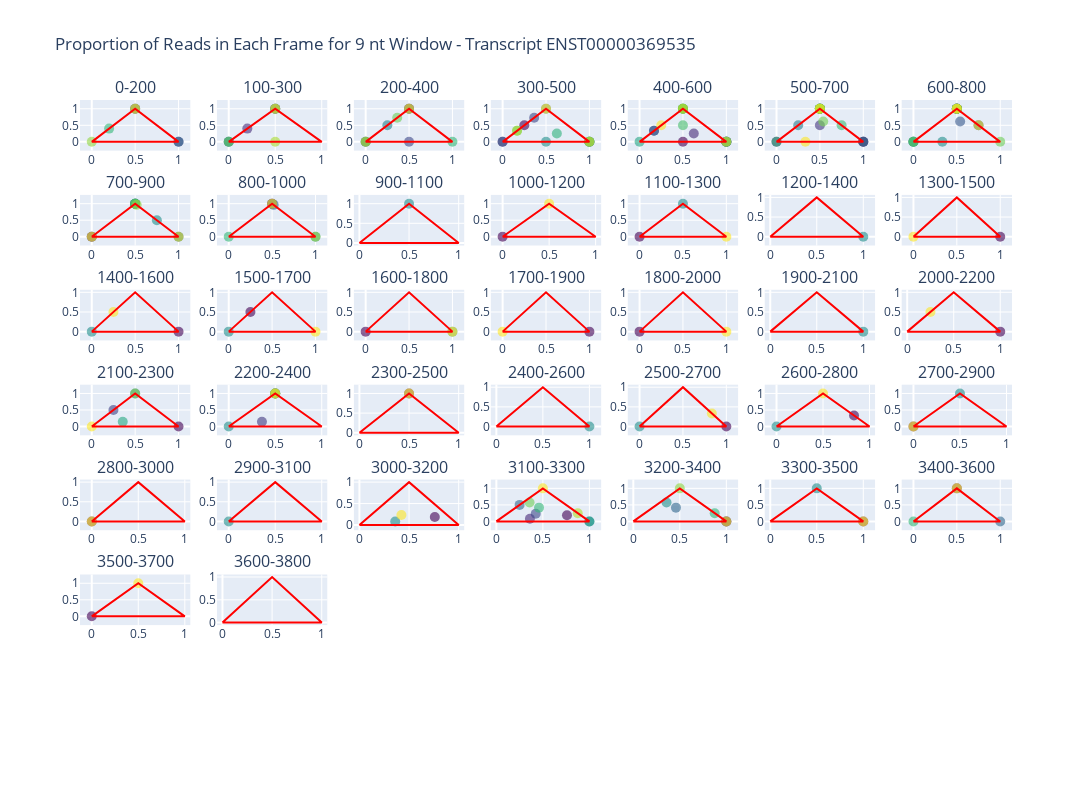
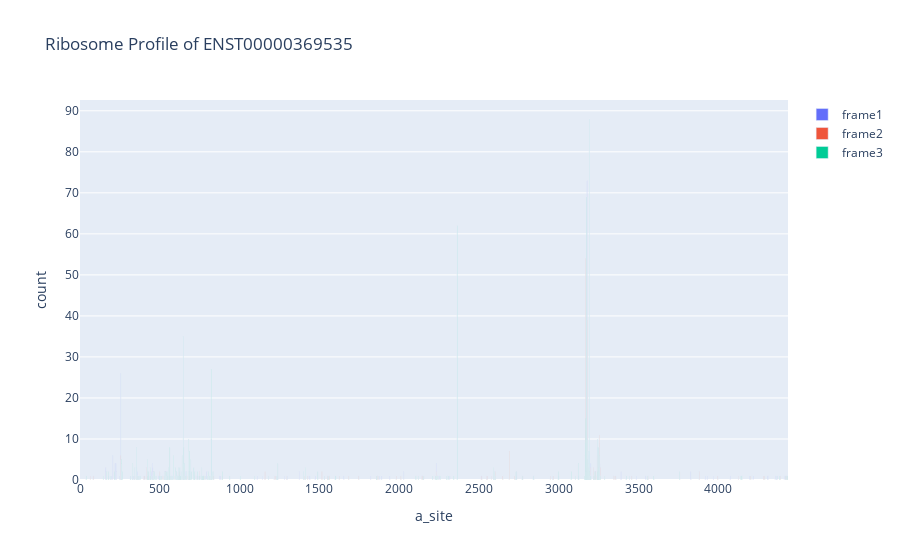

The notebook cell these images were saved under, in order:
### Code cell
plot_periodicity_triangles(df, k=9, size=200, step=100, transcript_id="ENST00000369535")
plot_profile(profile_df, "ENST00000369535")

### Figure 1 — Plotly figure (JSON) as saved in the notebook; plotly's stock layout.template omitted (floating-point values rounded to 4 significant figures)
{"data": [{"marker": {"color": [1, 2, 3, 4, 5, 6, 7], "colorscale": [[0, "#440154"], [0.1111, "#482878"], [0.2222, "#3e4989"], [0.3333, "#31688e"], [0.4444, "#26828e"], [0.5556, "#1f9e89"], [0.6667, "#35b779"], [0.7778, "#6ece58"], [0.8889, "#b5de2b"], [1, "#fde725"]], "opacity": 0.6, "size": 10}, "mode": "markers", "name": "[0, 200]", "type": "scatter", "x": [0.5, 1, 1, 0.5, 0.2, 0, 0.5], "xaxis": "x", "y": [1, 0, 0, 1, 0.4, 0, 1], "yaxis": "y"}, {"line": {"color": "red", "width": 2}, "mode": "lines+text", "text": ["", "", "", ""], "type": "scatter", "x": [0, 1, 0.5, 0], "xaxis": "x", "y": [0, 0, 1, 0], "yaxis": "y"}, {"marker": {"color": [1, 2, 3, 4, 5, 6, 7, 8, 9], "colorscale": [[0, "#440154"], [0.1111, "#482878"], [0.2222, "#3e4989"], [0.3333, "#31688e"], [0.4444, "#26828e"], [0.5556, "#1f9e89"], [0.6667, "#35b779"], [0.7778, "#6ece58"], [0.8889, "#b5de2b"], [1, "#fde725"]], "opacity": 0.6, "size": 10}, "mode": "markers", "name": "[100, 300]", "type": "scatter", "x": [0.5, 0.2, 0, 0.5, 0, 0.5, 0, 0.5, 0.5], "xaxis": "x2", "y": [1, 0.4, 0, 1, 0, 1, 0, 0, 1], "yaxis": "y2"}, {"line": {"color": "red", "width": 2}, "mode": "lines+text", "text": ["", "", "", ""], "type": "scatter", "x": [0, 1, 0.5, 0], "xaxis": "x2", "y": [0, 0, 1, 0], "yaxis": "y2"}, {"marker": {"color": [1, 2, 3, 4, 5, 6, 7, 8, 9, 10], "colorscale": [[0, "#440154"], [0.1111, "#482878"], [0.2222, "#3e4989"], [0.3333, "#31688e"], [0.4444, "#26828e"], [0.5556, "#1f9e89"], [0.6667, "#35b779"], [0.7778, "#6ece58"], [0.8889, "#b5de2b"], [1, "#fde725"]], "opacity": 0.6, "size": 10}, "mode": "markers", "name": "[200, 400]", "type": "scatter", "x": [0.5, 0, 0.5, 0.5, 0.25, 0, 1, 0.3636, 0, 0.5], "xaxis": "x3", "y": [1, 0, 0, 1, 0.5, 0, 0, 0.7273, 0, 1], "yaxis": "y3"}, {"line": {"color": "red", "width": 2}, "mode": "lines+text", "text": ["", "", "", ""], "type": "scatter", "x": [0, 1, 0.5, 0], "xaxis": "x3", "y": [0, 0, 1, 0], "yaxis": "y3"}, {"marker": {"color": [1, 2, 3, 4, 5, 6, 7, 8, 9, 10, 11, 12, 13, 14, 15], "colorscale": [[0, "#440154"], [0.1111, "#482878"], [0.2222, "#3e4989"], [0.3333, "#31688e"], [0.4444, "#26828e"], [0.5556, "#1f9e89"], [0.6667, "#35b779"], [0.7778, "#6ece58"], [0.8889, "#b5de2b"], [1, "#fde725"]], "opacity": 0.6, "size": 10}, "mode": "markers", "name": "[300, 500]", "type": "scatter", "x": [0.25, 0, 1, 0.3636, 0, 0.5, 1, 0.5, 1, 0.625, 1, 0.1667, 0.1667, 1, 0.5], "xaxis": "x4", "y": [0.5, 0, 0, 0.7273, 0, 1, 0, 0, 0, 0.25, 0, 0.3333, 0.3333, 0, 1], "yaxis": "y4"}, {"line": {"color": "red", "width": 2}, "mode": "lines+text", "text": ["", "", "", ""], "type": "scatter", "x": [0, 1, 0.5, 0], "xaxis": "x4", "y": [0, 0, 1, 0], "yaxis": "y4"}, {"marker": {"color": [1, 2, 3, 4, 5, 6, 7, 8, 9, 10, 11, 12, 13, 14, 15, 16, 17, 18], "colorscale": [[0, "#440154"], [0.1111, "#482878"], [0.2222, "#3e4989"], [0.3333, "#31688e"], [0.4444, "#26828e"], [0.5556, "#1f9e89"], [0.6667, "#35b779"], [0.7778, "#6ece58"], [0.8889, "#b5de2b"], [1, "#fde725"]], "opacity": 0.6, "size": 10}, "mode": "markers", "name": "[400, 600]", "type": "scatter", "x": [0.5, 1, 0.625, 1, 0.1667, 0.1667, 1, 0.5, 0.5, 1, 0, 1, 0.5, 0.5, 0.5, 0.5, 1, 0.25], "xaxis": "x5", "y": [0, 0, 0.25, 0, 0.3333, 0.3333, 0, 1, 1, 0, 0, 0, 0.5, 1, 1, 1, 0, 0.5], "yaxis": "y5"}, {"line": {"color": "red", "width": 2}, "mode": "lines+text", "text": ["", "", "", ""], "type": "scatter", "x": [0, 1, 0.5, 0], "xaxis": "x5", "y": [0, 0, 1, 0], "yaxis": "y5"}, {"marker": {"color": [1, 2, 3, 4, 5, 6, 7, 8, 9, 10, 11, 12, 13, 14, 15, 16, 17, 18, 19, 20], "colorscale": [[0, "#440154"], [0.1111, "#482878"], [0.2222, "#3e4989"], [0.3333, "#31688e"], [0.4444, "#26828e"], [0.5556, "#1f9e89"], [0.6667, "#35b779"], [0.7778, "#6ece58"], [0.8889, "#b5de2b"], [1, "#fde725"]], "opacity": 0.6, "size": 10}, "mode": "markers", "name": "[500, 700]", "type": "scatter", "x": [1, 0, 1, 0.5, 0.5, 0.5, 0.5, 1, 0.25, 0.5, 0.5, 0.5, 0, 0.75, 0.5, 0.5385, 0.5, 0.5, 0.5, 0.3333], "xaxis": "x6", "y": [0, 0, 0, 0.5, 1, 1, 1, 0, 0.5, 1, 1, 1, 0, 0.5, 1, 0.6154, 1, 1, 1, 0], "yaxis": "y6"}, {"line": {"color": "red", "width": 2}, "mode": "lines+text", "text": ["", "", "", ""], "type": "scatter", "x": [0, 1, 0.5, 0], "xaxis": "x6", "y": [0, 0, 1, 0], "yaxis": "y6"}, {"marker": {"color": [1, 2, 3, 4, 5, 6, 7, 8, 9, 10, 11, 12, 13, 14, 15, 16, 17, 18, 19], "colorscale": [[0, "#440154"], [0.1111, "#482878"], [0.2222, "#3e4989"], [0.3333, "#31688e"], [0.4444, "#26828e"], [0.5556, "#1f9e89"], [0.6667, "#35b779"], [0.7778, "#6ece58"], [0.8889, "#b5de2b"], [1, "#fde725"]], "opacity": 0.6, "size": 10}, "mode": "markers", "name": "[600, 800]", "type": "scatter", "x": [0.5, 0.5, 0, 0.75, 0.5, 0.5385, 0.5, 0.5, 0.5, 0.3333, 0, 0.5, 0, 0, 1, 0.5, 0.5, 0.75, 0.5], "xaxis": "x7", "y": [1, 1, 0, 0.5, 1, 0.6154, 1, 1, 1, 0, 0, 1, 0, 0, 0, 1, 1, 0.5, 1], "yaxis": "y7"}, {"line": {"color": "red", "width": 2}, "mode": "lines+text", "text": ["", "", "", ""], "type": "scatter", "x": [0, 1, 0.5, 0], "xaxis": "x7", "y": [0, 0, 1, 0], "yaxis": "y7"}, {"marker": {"color": [1, 2, 3, 4, 5, 6, 7, 8, 9, 10, 11, 12, 13], "colorscale": [[0, "#440154"], [0.1111, "#482878"], [0.2222, "#3e4989"], [0.3333, "#31688e"], [0.4444, "#26828e"], [0.5556, "#1f9e89"], [0.6667, "#35b779"], [0.7778, "#6ece58"], [0.8889, "#b5de2b"], [1, "#fde725"]], "opacity": 0.6, "size": 10}, "mode": "markers", "name": "[700, 900]", "type": "scatter", "x": [0.5, 0, 0, 1, 0.5, 0.5, 0.75, 0.5, 0.5, 0.5, 0.5179, 1, 0], "xaxis": "x8", "y": [1, 0, 0, 0, 1, 1, 0.5, 1, 1, 1, 0.9643, 0, 0], "yaxis": "y8"}, {"line": {"color": "red", "width": 2}, "mode": "lines+text", "text": ["", "", "", ""], "type": "scatter", "x": [0, 1, 0.5, 0], "xaxis": "x8", "y": [0, 0, 1, 0], "yaxis": "y8"}, {"marker": {"color": [1, 2, 3, 4, 5, 6, 7], "colorscale": [[0, "#440154"], [0.1111, "#482878"], [0.2222, "#3e4989"], [0.3333, "#31688e"], [0.4444, "#26828e"], [0.5556, "#1f9e89"], [0.6667, "#35b779"], [0.7778, "#6ece58"], [0.8889, "#b5de2b"], [1, "#fde725"]], "opacity": 0.6, "size": 10}, "mode": "markers", "name": "[800, 1000]", "type": "scatter", "x": [0.5, 0.5, 0.5179, 1, 0, 1, 0.5], "xaxis": "x9", "y": [1, 1, 0.9643, 0, 0, 0, 1], "yaxis": "y9"}, {"line": {"color": "red", "width": 2}, "mode": "lines+text", "text": ["", "", "", ""], "type": "scatter", "x": [0, 1, 0.5, 0], "xaxis": "x9", "y": [0, 0, 1, 0], "yaxis": "y9"}, {"marker": {"color": [1], "colorscale": [[0, "#440154"], [0.1111, "#482878"], [0.2222, "#3e4989"], [0.3333, "#31688e"], [0.4444, "#26828e"], [0.5556, "#1f9e89"], [0.6667, "#35b779"], [0.7778, "#6ece58"], [0.8889, "#b5de2b"], [1, "#fde725"]], "opacity": 0.6, "size": 10}, "mode": "markers", "name": "[900, 1100]", "type": "scatter", "x": [0.5], "xaxis": "x10", "y": [1], "yaxis": "y10"}, {"line": {"color": "red", "width": 2}, "mode": "lines+text", "text": ["", "", "", ""], "type": "scatter", "x": [0, 1, 0.5, 0], "xaxis": "x10", "y": [0, 0, 1, 0], "yaxis": "y10"}, {"marker": {"color": [1, 2], "colorscale": [[0, "#440154"], [0.1111, "#482878"], [0.2222, "#3e4989"], [0.3333, "#31688e"], [0.4444, "#26828e"], [0.5556, "#1f9e89"], [0.6667, "#35b779"], [0.7778, "#6ece58"], [0.8889, "#b5de2b"], [1, "#fde725"]], "opacity": 0.6, "size": 10}, "mode": "markers", "name": "[1000, 1200]", "type": "scatter", "x": [0, 0.5], "xaxis": "x11", "y": [0, 1], "yaxis": "y11"}, {"line": {"color": "red", "width": 2}, "mode": "lines+text", "text": ["", "", "", ""], "type": "scatter", "x": [0, 1, 0.5, 0], "xaxis": "x11", "y": [0, 0, 1, 0], "yaxis": "y11"}, {"marker": {"color": [1, 2, 3], "colorscale": [[0, "#440154"], [0.1111, "#482878"], [0.2222, "#3e4989"], [0.3333, "#31688e"], [0.4444, "#26828e"], [0.5556, "#1f9e89"], [0.6667, "#35b779"], [0.7778, "#6ece58"], [0.8889, "#b5de2b"], [1, "#fde725"]], "opacity": 0.6, "size": 10}, "mode": "markers", "name": "[1100, 1300]", "type": "scatter", "x": [0, 0.5, 1], "xaxis": "x12", "y": [0, 1, 0], "yaxis": "y12"}, {"line": {"color": "red", "width": 2}, "mode": "lines+text", "text": ["", "", "", ""], "type": "scatter", "x": [0, 1, 0.5, 0], "xaxis": "x12", "y": [0, 0, 1, 0], "yaxis": "y12"}, {"marker": {"color": [1], "colorscale": [[0, "#440154"], [0.1111, "#482878"], [0.2222, "#3e4989"], [0.3333, "#31688e"], [0.4444, "#26828e"], [0.5556, "#1f9e89"], [0.6667, "#35b779"], [0.7778, "#6ece58"], [0.8889, "#b5de2b"], [1, "#fde725"]], "opacity": 0.6, "size": 10}, "mode": "markers", "name": "[1200, 1400]", "type": "scatter", "x": [1], "xaxis": "x13", "y": [0], "yaxis": "y13"}, {"line": {"color": "red", "width": 2}, "mode": "lines+text", "text": ["", "", "", ""], "type": "scatter", "x": [0, 1, 0.5, 0], "xaxis": "x13", "y": [0, 0, 1, 0], "yaxis": "y13"}, {"marker": {"color": [1, 2], "colorscale": [[0, "#440154"], [0.1111, "#482878"], [0.2222, "#3e4989"], [0.3333, "#31688e"], [0.4444, "#26828e"], [0.5556, "#1f9e89"], [0.6667, "#35b779"], [0.7778, "#6ece58"], [0.8889, "#b5de2b"], [1, "#fde725"]], "opacity": 0.6, "size": 10}, "mode": "markers", "name": "[1300, 1500]", "type": "scatter", "x": [1, 0], "xaxis": "x14", "y": [0, 0], "yaxis": "y14"}, {"line": {"color": "red", "width": 2}, "mode": "lines+text", "text": ["", "", "", ""], "type": "scatter", "x": [0, 1, 0.5, 0], "xaxis": "x14", "y": [0, 0, 1, 0], "yaxis": "y14"}, {"marker": {"color": [1, 2, 3], "colorscale": [[0, "#440154"], [0.1111, "#482878"], [0.2222, "#3e4989"], [0.3333, "#31688e"], [0.4444, "#26828e"], [0.5556, "#1f9e89"], [0.6667, "#35b779"], [0.7778, "#6ece58"], [0.8889, "#b5de2b"], [1, "#fde725"]], "opacity": 0.6, "size": 10}, "mode": "markers", "name": "[1400, 1600]", "type": "scatter", "x": [1, 0, 0.25], "xaxis": "x15", "y": [0, 0, 0.5], "yaxis": "y15"}, {"line": {"color": "red", "width": 2}, "mode": "lines+text", "text": ["", "", "", ""], "type": "scatter", "x": [0, 1, 0.5, 0], "xaxis": "x15", "y": [0, 0, 1, 0], "yaxis": "y15"}, {"marker": {"color": [1, 2, 3], "colorscale": [[0, "#440154"], [0.1111, "#482878"], [0.2222, "#3e4989"], [0.3333, "#31688e"], [0.4444, "#26828e"], [0.5556, "#1f9e89"], [0.6667, "#35b779"], [0.7778, "#6ece58"], [0.8889, "#b5de2b"], [1, "#fde725"]], "opacity": 0.6, "size": 10}, "mode": "markers", "name": "[1500, 1700]", "type": "scatter", "x": [0.25, 0, 1], "xaxis": "x16", "y": [0.5, 0, 0], "yaxis": "y16"}, {"line": {"color": "red", "width": 2}, "mode": "lines+text", "text": ["", "", "", ""], "type": "scatter", "x": [0, 1, 0.5, 0], "xaxis": "x16", "y": [0, 0, 1, 0], "yaxis": "y16"}, {"marker": {"color": [1, 2, 3], "colorscale": [[0, "#440154"], [0.1111, "#482878"], [0.2222, "#3e4989"], [0.3333, "#31688e"], [0.4444, "#26828e"], [0.5556, "#1f9e89"], [0.6667, "#35b779"], [0.7778, "#6ece58"], [0.8889, "#b5de2b"], [1, "#fde725"]], "opacity": 0.6, "size": 10}, "mode": "markers", "name": "[1600, 1800]", "type": "scatter", "x": [0, 1, 1], "xaxis": "x17", "y": [0, 0, 0], "yaxis": "y17"}, {"line": {"color": "red", "width": 2}, "mode": "lines+text", "text": ["", "", "", ""], "type": "scatter", "x": [0, 1, 0.5, 0], "xaxis": "x17", "y": [0, 0, 1, 0], "yaxis": "y17"}, {"marker": {"color": [1, 2], "colorscale": [[0, "#440154"], [0.1111, "#482878"], [0.2222, "#3e4989"], [0.3333, "#31688e"], [0.4444, "#26828e"], [0.5556, "#1f9e89"], [0.6667, "#35b779"], [0.7778, "#6ece58"], [0.8889, "#b5de2b"], [1, "#fde725"]], "opacity": 0.6, "size": 10}, "mode": "markers", "name": "[1700, 1900]", "type": "scatter", "x": [1, 0], "xaxis": "x18", "y": [0, 0], "yaxis": "y18"}, {"line": {"color": "red", "width": 2}, "mode": "lines+text", "text": ["", "", "", ""], "type": "scatter", "x": [0, 1, 0.5, 0], "xaxis": "x18", "y": [0, 0, 1, 0], "yaxis": "y18"}, {"marker": {"color": [1, 2], "colorscale": [[0, "#440154"], [0.1111, "#482878"], [0.2222, "#3e4989"], [0.3333, "#31688e"], [0.4444, "#26828e"], [0.5556, "#1f9e89"], [0.6667, "#35b779"], [0.7778, "#6ece58"], [0.8889, "#b5de2b"], [1, "#fde725"]], "opacity": 0.6, "size": 10}, "mode": "markers", "name": "[1800, 2000]", "type": "scatter", "x": [0, 1], "xaxis": "x19", "y": [0, 0], "yaxis": "y19"}, {"line": {"color": "red", "width": 2}, "mode": "lines+text", "text": ["", "", "", ""], "type": "scatter", "x": [0, 1, 0.5, 0], "xaxis": "x19", "y": [0, 0, 1, 0], "yaxis": "y19"}, {"marker": {"color": [1], "colorscale": [[0, "#440154"], [0.1111, "#482878"], [0.2222, "#3e4989"], [0.3333, "#31688e"], [0.4444, "#26828e"], [0.5556, "#1f9e89"], [0.6667, "#35b779"], [0.7778, "#6ece58"], [0.8889, "#b5de2b"], [1, "#fde725"]], "opacity": 0.6, "size": 10}, "mode": "markers", "name": "[1900, 2100]", "type": "scatter", "x": [1], "xaxis": "x20", "y": [0], "yaxis": "y20"}, {"line": {"color": "red", "width": 2}, "mode": "lines+text", "text": ["", "", "", ""], "type": "scatter", "x": [0, 1, 0.5, 0], "xaxis": "x20", "y": [0, 0, 1, 0], "yaxis": "y20"}, {"marker": {"color": [1, 2], "colorscale": [[0, "#440154"], [0.1111, "#482878"], [0.2222, "#3e4989"], [0.3333, "#31688e"], [0.4444, "#26828e"], [0.5556, "#1f9e89"], [0.6667, "#35b779"], [0.7778, "#6ece58"], [0.8889, "#b5de2b"], [1, "#fde725"]], "opacity": 0.6, "size": 10}, "mode": "markers", "name": "[2000, 2200]", "type": "scatter", "x": [1, 0.25], "xaxis": "x21", "y": [0, 0.5], "yaxis": "y21"}, {"line": {"color": "red", "width": 2}, "mode": "lines+text", "text": ["", "", "", ""], "type": "scatter", "x": [0, 1, 0.5, 0], "xaxis": "x21", "y": [0, 0, 1, 0], "yaxis": "y21"}, {"marker": {"color": [1, 2, 3, 4, 5, 6], "colorscale": [[0, "#440154"], [0.1111, "#482878"], [0.2222, "#3e4989"], [0.3333, "#31688e"], [0.4444, "#26828e"], [0.5556, "#1f9e89"], [0.6667, "#35b779"], [0.7778, "#6ece58"], [0.8889, "#b5de2b"], [1, "#fde725"]], "opacity": 0.6, "size": 10}, "mode": "markers", "name": "[2100, 2300]", "type": "scatter", "x": [1, 0.25, 0.5, 0.3571, 0.5, 0], "xaxis": "x22", "y": [0, 0.5, 1, 0.1429, 1, 0], "yaxis": "y22"}, {"line": {"color": "red", "width": 2}, "mode": "lines+text", "text": ["", "", "", ""], "type": "scatter", "x": [0, 1, 0.5, 0], "xaxis": "x22", "y": [0, 0, 1, 0], "yaxis": "y22"}, {"marker": {"color": [1, 2, 3, 4, 5, 6, 7], "colorscale": [[0, "#440154"], [0.1111, "#482878"], [0.2222, "#3e4989"], [0.3333, "#31688e"], [0.4444, "#26828e"], [0.5556, "#1f9e89"], [0.6667, "#35b779"], [0.7778, "#6ece58"], [0.8889, "#b5de2b"], [1, "#fde725"]], "opacity": 0.6, "size": 10}, "mode": "markers", "name": "[2200, 2400]", "type": "scatter", "x": [0.5, 0.3571, 0.5, 0, 0.5, 0.5, 0.5], "xaxis": "x23", "y": [1, 0.1429, 1, 0, 1, 1, 1], "yaxis": "y23"}, {"line": {"color": "red", "width": 2}, "mode": "lines+text", "text": ["", "", "", ""], "type": "scatter", "x": [0, 1, 0.5, 0], "xaxis": "x23", "y": [0, 0, 1, 0], "yaxis": "y23"}, {"marker": {"color": [1, 2], "colorscale": [[0, "#440154"], [0.1111, "#482878"], [0.2222, "#3e4989"], [0.3333, "#31688e"], [0.4444, "#26828e"], [0.5556, "#1f9e89"], [0.6667, "#35b779"], [0.7778, "#6ece58"], [0.8889, "#b5de2b"], [1, "#fde725"]], "opacity": 0.6, "size": 10}, "mode": "markers", "name": "[2300, 2500]", "type": "scatter", "x": [0.5, 0.5], "xaxis": "x24", "y": [1, 1], "yaxis": "y24"}, {"line": {"color": "red", "width": 2}, "mode": "lines+text", "text": ["", "", "", ""], "type": "scatter", "x": [0, 1, 0.5, 0], "xaxis": "x24", "y": [0, 0, 1, 0], "yaxis": "y24"}, {"marker": {"color": [1], "colorscale": [[0, "#440154"], [0.1111, "#482878"], [0.2222, "#3e4989"], [0.3333, "#31688e"], [0.4444, "#26828e"], [0.5556, "#1f9e89"], [0.6667, "#35b779"], [0.7778, "#6ece58"], [0.8889, "#b5de2b"], [1, "#fde725"]], "opacity": 0.6, "size": 10}, "mode": "markers", "name": "[2400, 2600]", "type": "scatter", "x": [1], "xaxis": "x25", "y": [0], "yaxis": "y25"}, {"line": {"color": "red", "width": 2}, "mode": "lines+text", "text": ["", "", "", ""], "type": "scatter", "x": [0, 1, 0.5, 0], "xaxis": "x25", "y": [0, 0, 1, 0], "yaxis": "y25"}, {"marker": {"color": [1, 2, 3], "colorscale": [[0, "#440154"], [0.1111, "#482878"], [0.2222, "#3e4989"], [0.3333, "#31688e"], [0.4444, "#26828e"], [0.5556, "#1f9e89"], [0.6667, "#35b779"], [0.7778, "#6ece58"], [0.8889, "#b5de2b"], [1, "#fde725"]], "opacity": 0.6, "size": 10}, "mode": "markers", "name": "[2500, 2700]", "type": "scatter", "x": [1, 0, 0.8333], "xaxis": "x26", "y": [0, 0, 0.3333], "yaxis": "y26"}, {"line": {"color": "red", "width": 2}, "mode": "lines+text", "text": ["", "", "", ""], "type": "scatter", "x": [0, 1, 0.5, 0], "xaxis": "x26", "y": [0, 0, 1, 0], "yaxis": "y26"}, {"marker": {"color": [1, 2, 3], "colorscale": [[0, "#440154"], [0.1111, "#482878"], [0.2222, "#3e4989"], [0.3333, "#31688e"], [0.4444, "#26828e"], [0.5556, "#1f9e89"], [0.6667, "#35b779"], [0.7778, "#6ece58"], [0.8889, "#b5de2b"], [1, "#fde725"]], "opacity": 0.6, "size": 10}, "mode": "markers", "name": "[2600, 2800]", "type": "scatter", "x": [0.8333, 0, 0.5], "xaxis": "x27", "y": [0.3333, 0, 1], "yaxis": "y27"}, {"line": {"color": "red", "width": 2}, "mode": "lines+text", "text": ["", "", "", ""], "type": "scatter", "x": [0, 1, 0.5, 0], "xaxis": "x27", "y": [0, 0, 1, 0], "yaxis": "y27"}, {"marker": {"color": [1, 2, 3], "colorscale": [[0, "#440154"], [0.1111, "#482878"], [0.2222, "#3e4989"], [0.3333, "#31688e"], [0.4444, "#26828e"], [0.5556, "#1f9e89"], [0.6667, "#35b779"], [0.7778, "#6ece58"], [0.8889, "#b5de2b"], [1, "#fde725"]], "opacity": 0.6, "size": 10}, "mode": "markers", "name": "[2700, 2900]", "type": "scatter", "x": [0, 0.5, 0], "xaxis": "x28", "y": [0, 1, 0], "yaxis": "y28"}, {"line": {"color": "red", "width": 2}, "mode": "lines+text", "text": ["", "", "", ""], "type": "scatter", "x": [0, 1, 0.5, 0], "xaxis": "x28", "y": [0, 0, 1, 0], "yaxis": "y28"}, {"marker": {"color": [1, 2], "colorscale": [[0, "#440154"], [0.1111, "#482878"], [0.2222, "#3e4989"], [0.3333, "#31688e"], [0.4444, "#26828e"], [0.5556, "#1f9e89"], [0.6667, "#35b779"], [0.7778, "#6ece58"], [0.8889, "#b5de2b"], [1, "#fde725"]], "opacity": 0.6, "size": 10}, "mode": "markers", "name": "[2800, 3000]", "type": "scatter", "x": [0, 0], "xaxis": "x29", "y": [0, 0], "yaxis": "y29"}, {"line": {"color": "red", "width": 2}, "mode": "lines+text", "text": ["", "", "", ""], "type": "scatter", "x": [0, 1, 0.5, 0], "xaxis": "x29", "y": [0, 0, 1, 0], "yaxis": "y29"}, {"marker": {"color": [1], "colorscale": [[0, "#440154"], [0.1111, "#482878"], [0.2222, "#3e4989"], [0.3333, "#31688e"], [0.4444, "#26828e"], [0.5556, "#1f9e89"], [0.6667, "#35b779"], [0.7778, "#6ece58"], [0.8889, "#b5de2b"], [1, "#fde725"]], "opacity": 0.6, "size": 10}, "mode": "markers", "name": "[2900, 3100]", "type": "scatter", "x": [0], "xaxis": "x30", "y": [0], "yaxis": "y30"}, {"line": {"color": "red", "width": 2}, "mode": "lines+text", "text": ["", "", "", ""], "type": "scatter", "x": [0, 1, 0.5, 0], "xaxis": "x30", "y": [0, 0, 1, 0], "yaxis": "y30"}, {"marker": {"color": [1, 2, 3], "colorscale": [[0, "#440154"], [0.1111, "#482878"], [0.2222, "#3e4989"], [0.3333, "#31688e"], [0.4444, "#26828e"], [0.5556, "#1f9e89"], [0.6667, "#35b779"], [0.7778, "#6ece58"], [0.8889, "#b5de2b"], [1, "#fde725"]], "opacity": 0.6, "size": 10}, "mode": "markers", "name": "[3000, 3200]", "type": "scatter", "x": [0.7593, 0.3607, 0.4231], "xaxis": "x31", "y": [0.1852, 0.08197, 0.2308], "yaxis": "y31"}, {"line": {"color": "red", "width": 2}, "mode": "lines+text", "text": ["", "", "", ""], "type": "scatter", "x": [0, 1, 0.5, 0], "xaxis": "x31", "y": [0, 0, 1, 0], "yaxis": "y31"}, {"marker": {"color": [1, 2, 3, 4, 5, 6, 7, 8, 9, 10], "colorscale": [[0, "#440154"], [0.1111, "#482878"], [0.2222, "#3e4989"], [0.3333, "#31688e"], [0.4444, "#26828e"], [0.5556, "#1f9e89"], [0.6667, "#35b779"], [0.7778, "#6ece58"], [0.8889, "#b5de2b"], [1, "#fde725"]], "opacity": 0.6, "size": 10}, "mode": "markers", "name": "[3100, 3300]", "type": "scatter", "x": [0.7593, 0.3607, 0.4231, 0.25, 1, 1, 0.4583, 0.3571, 0.875, 0.5], "xaxis": "x32", "y": [0.1852, 0.08197, 0.2308, 0.5, 0, 0, 0.4167, 0.5714, 0.25, 1], "yaxis": "y32"}, {"line": {"color": "red", "width": 2}, "mode": "lines+text", "text": ["", "", "", ""], "type": "scatter", "x": [0, 1, 0.5, 0], "xaxis": "x32", "y": [0, 0, 1, 0], "yaxis": "y32"}, {"marker": {"color": [1, 2, 3, 4, 5, 6, 7], "colorscale": [[0, "#440154"], [0.1111, "#482878"], [0.2222, "#3e4989"], [0.3333, "#31688e"], [0.4444, "#26828e"], [0.5556, "#1f9e89"], [0.6667, "#35b779"], [0.7778, "#6ece58"], [0.8889, "#b5de2b"], [1, "#fde725"]], "opacity": 0.6, "size": 10}, "mode": "markers", "name": "[3200, 3400]", "type": "scatter", "x": [1, 1, 0.4583, 0.3571, 0.875, 0.5, 1], "xaxis": "x33", "y": [0, 0, 0.4167, 0.5714, 0.25, 1, 0], "yaxis": "y33"}, {"line": {"color": "red", "width": 2}, "mode": "lines+text", "text": ["", "", "", ""], "type": "scatter", "x": [0, 1, 0.5, 0], "xaxis": "x33", "y": [0, 0, 1, 0], "yaxis": "y33"}, {"marker": {"color": [1, 2, 3], "colorscale": [[0, "#440154"], [0.1111, "#482878"], [0.2222, "#3e4989"], [0.3333, "#31688e"], [0.4444, "#26828e"], [0.5556, "#1f9e89"], [0.6667, "#35b779"], [0.7778, "#6ece58"], [0.8889, "#b5de2b"], [1, "#fde725"]], "opacity": 0.6, "size": 10}, "mode": "markers", "name": "[3300, 3500]", "type": "scatter", "x": [1, 0.5, 1], "xaxis": "x34", "y": [0, 1, 0], "yaxis": "y34"}, {"line": {"color": "red", "width": 2}, "mode": "lines+text", "text": ["", "", "", ""], "type": "scatter", "x": [0, 1, 0.5, 0], "xaxis": "x34", "y": [0, 0, 1, 0], "yaxis": "y34"}, {"marker": {"color": [1, 2, 3, 4], "colorscale": [[0, "#440154"], [0.1111, "#482878"], [0.2222, "#3e4989"], [0.3333, "#31688e"], [0.4444, "#26828e"], [0.5556, "#1f9e89"], [0.6667, "#35b779"], [0.7778, "#6ece58"], [0.8889, "#b5de2b"], [1, "#fde725"]], "opacity": 0.6, "size": 10}, "mode": "markers", "name": "[3400, 3600]", "type": "scatter", "x": [0.5, 1, 0, 0.5], "xaxis": "x35", "y": [1, 0, 0, 1], "yaxis": "y35"}, {"line": {"color": "red", "width": 2}, "mode": "lines+text", "text": ["", "", "", ""], "type": "scatter", "x": [0, 1, 0.5, 0], "xaxis": "x35", "y": [0, 0, 1, 0], "yaxis": "y35"}, {"marker": {"color": [1, 2], "colorscale": [[0, "#440154"], [0.1111, "#482878"], [0.2222, "#3e4989"], [0.3333, "#31688e"], [0.4444, "#26828e"], [0.5556, "#1f9e89"], [0.6667, "#35b779"], [0.7778, "#6ece58"], [0.8889, "#b5de2b"], [1, "#fde725"]], "opacity": 0.6, "size": 10}, "mode": "markers", "name": "[3500, 3700]", "type": "scatter", "x": [0, 0.5], "xaxis": "x36", "y": [0, 1], "yaxis": "y36"}, {"line": {"color": "red", "width": 2}, "mode": "lines+text", "text": ["", "", "", ""], "type": "scatter", "x": [0, 1, 0.5, 0], "xaxis": "x36", "y": [0, 0, 1, 0], "yaxis": "y36"}, {"marker": {"color": [], "colorscale": [[0, "#440154"], [0.1111, "#482878"], [0.2222, "#3e4989"], [0.3333, "#31688e"], [0.4444, "#26828e"], [0.5556, "#1f9e89"], [0.6667, "#35b779"], [0.7778, "#6ece58"], [0.8889, "#b5de2b"], [1, "#fde725"]], "opacity": 0.6, "size": 10}, "mode": "markers", "name": "[3600, 3800]", "type": "scatter", "x": [], "xaxis": "x37", "y": [], "yaxis": "y37"}, {"line": {"color": "red", "width": 2}, "mode": "lines+text", "text": ["", "", "", ""], "type": "scatter", "x": [0, 1, 0.5, 0], "xaxis": "x37", "y": [0, 0, 1, 0], "yaxis": "y37"}], "layout": {"annotations": [{"font": {"size": 16}, "showarrow": false, "text": "0-200", "x": 0.05918, "xanchor": "center", "xref": "paper", "y": 1.0, "yanchor": "bottom", "yref": "paper"}, {"font": {"size": 16}, "showarrow": false, "text": "100-300", "x": 0.2061, "xanchor": "center", "xref": "paper", "y": 1.0, "yanchor": "bottom", "yref": "paper"}, {"font": {"size": 16}, "showarrow": false, "text": "200-400", "x": 0.3531, "xanchor": "center", "xref": "paper", "y": 1.0, "yanchor": "bottom", "yref": "paper"}, {"font": {"size": 16}, "showarrow": false, "text": "300-500", "x": 0.5, "xanchor": "center", "xref": "paper", "y": 1.0, "yanchor": "bottom", "yref": "paper"}, {"font": {"size": 16}, "showarrow": false, "text": "400-600", "x": 0.6469, "xanchor": "center", "xref": "paper", "y": 1.0, "yanchor": "bottom", "yref": "paper"}, {"font": {"size": 16}, "showarrow": false, "text": "500-700", "x": 0.7939, "xanchor": "center", "xref": "paper", "y": 1.0, "yanchor": "bottom", "yref": "paper"}, {"font": {"size": 16}, "showarrow": false, "text": "600-800", "x": 0.9408, "xanchor": "center", "xref": "paper", "y": 1.0, "yanchor": "bottom", "yref": "paper"}, {"font": {"size": 16}, "showarrow": false, "text": "700-900", "x": 0.05918, "xanchor": "center", "xref": "paper", "y": 0.8469, "yanchor": "bottom", "yref": "paper"}, {"font": {"size": 16}, "showarrow": false, "text": "800-1000", "x": 0.2061, "xanchor": "center", "xref": "paper", "y": 0.8469, "yanchor": "bottom", "yref": "paper"}, {"font": {"size": 16}, "showarrow": false, "text": "900-1100", "x": 0.3531, "xanchor": "center", "xref": "paper", "y": 0.8469, "yanchor": "bottom", "yref": "paper"}, {"font": {"size": 16}, "showarrow": false, "text": "1000-1200", "x": 0.5, "xanchor": "center", "xref": "paper", "y": 0.8469, "yanchor": "bottom", "yref": "paper"}, {"font": {"size": 16}, "showarrow": false, "text": "1100-1300", "x": 0.6469, "xanchor": "center", "xref": "paper", "y": 0.8469, "yanchor": "bottom", "yref": "paper"}, {"font": {"size": 16}, "showarrow": false, "text": "1200-1400", "x": 0.7939, "xanchor": "center", "xref": "paper", "y": 0.8469, "yanchor": "bottom", "yref": "paper"}, {"font": {"size": 16}, "showarrow": false, "text": "1300-1500", "x": 0.9408, "xanchor": "center", "xref": "paper", "y": 0.8469, "yanchor": "bottom", "yref": "paper"}, {"font": {"size": 16}, "showarrow": false, "text": "1400-1600", "x": 0.05918, "xanchor": "center", "xref": "paper", "y": 0.6939, "yanchor": "bottom", "yref": "paper"}, {"font": {"size": 16}, "showarrow": false, "text": "1500-1700", "x": 0.2061, "xanchor": "center", "xref": "paper", "y": 0.6939, "yanchor": "bottom", "yref": "paper"}, {"font": {"size": 16}, "showarrow": false, "text": "1600-1800", "x": 0.3531, "xanchor": "center", "xref": "paper", "y": 0.6939, "yanchor": "bottom", "yref": "paper"}, {"font": {"size": 16}, "showarrow": false, "text": "1700-1900", "x": 0.5, "xanchor": "center", "xref": "paper", "y": 0.6939, "yanchor": "bottom", "yref": "paper"}, {"font": {"size": 16}, "showarrow": false, "text": "1800-2000", "x": 0.6469, "xanchor": "center", "xref": "paper", "y": 0.6939, "yanchor": "bottom", "yref": "paper"}, {"font": {"size": 16}, "showarrow": false, "text": "1900-2100", "x": 0.7939, "xanchor": "center", "xref": "paper", "y": 0.6939, "yanchor": "bottom", "yref": "paper"}, {"font": {"size": 16}, "showarrow": false, "text": "2000-2200", "x": 0.9408, "xanchor": "center", "xref": "paper", "y": 0.6939, "yanchor": "bottom", "yref": "paper"}, {"font": {"size": 16}, "showarrow": false, "text": "2100-2300", "x": 0.05918, "xanchor": "center", "xref": "paper", "y": 0.5408, "yanchor": "bottom", "yref": "paper"}, {"font": {"size": 16}, "showarrow": false, "text": "2200-2400", "x": 0.2061, "xanchor": "center", "xref": "paper", "y": 0.5408, "yanchor": "bottom", "yref": "paper"}, {"font": {"size": 16}, "showarrow": false, "text": "2300-2500", "x": 0.3531, "xanchor": "center", "xref": "paper", "y": 0.5408, "yanchor": "bottom", "yref": "paper"}, {"font": {"size": 16}, "showarrow": false, "text": "2400-2600", "x": 0.5, "xanchor": "center", "xref": "paper", "y": 0.5408, "yanchor": "bottom", "yref": "paper"}, {"font": {"size": 16}, "showarrow": false, "text": "2500-2700", "x": 0.6469, "xanchor": "center", "xref": "paper", "y": 0.5408, "yanchor": "bottom", "yref": "paper"}, {"font": {"size": 16}, "showarrow": false, "text": "2600-2800", "x": 0.7939, "xanchor": "center", "xref": "paper", "y": 0.5408, "yanchor": "bottom", "yref": "paper"}, {"font": {"size": 16}, "showarrow": false, "text": "2700-2900", "x": 0.9408, "xanchor": "center", "xref": "paper", "y": 0.5408, "yanchor": "bottom", "yref": "paper"}, {"font": {"size": 16}, "showarrow": false, "text": "2800-3000", "x": 0.05918, "xanchor": "center", "xref": "paper", "y": 0.3878, "yanchor": "bottom", "yref": "paper"}, {"font": {"size": 16}, "showarrow": false, "text": "2900-3100", "x": 0.2061, "xanchor": "center", "xref": "paper", "y": 0.3878, "yanchor": "bottom", "yref": "paper"}, {"font": {"size": 16}, "showarrow": false, "text": "3000-3200", "x": 0.3531, "xanchor": "center", "xref": "paper", "y": 0.3878, "yanchor": "bottom", "yref": "paper"}, {"font": {"size": 16}, "showarrow": false, "text": "3100-3300", "x": 0.5, "xanchor": "center", "xref": "paper", "y": 0.3878, "yanchor": "bottom", "yref": "paper"}, {"font": {"size": 16}, "showarrow": false, "text": "3200-3400", "x": 0.6469, "xanchor": "center", "xref": "paper", "y": 0.3878, "yanchor": "bottom", "yref": "paper"}, {"font": {"size": 16}, "showarrow": false, "text": "3300-3500", "x": 0.7939, "xanchor": "center", "xref": "paper", "y": 0.3878, "yanchor": "bottom", "yref": "paper"}, {"font": {"size": 16}, "showarrow": false, "text": "3400-3600", "x": 0.9408, "xanchor": "center", "xref": "paper", "y": 0.3878, "yanchor": "bottom", "yref": "paper"}, {"font": {"size": 16}, "showarrow": false, "text": "3500-3700", "x": 0.05918, "xanchor": "center", "xref": "paper", "y": 0.2347, "yanchor": "bottom", "yref": "paper"}, {"font": {"size": 16}, "showarrow": false, "text": "3600-3800", "x": 0.2061, "xanchor": "center", "xref": "paper", "y": 0.2347, "yanchor": "bottom", "yref": "paper"}], "height": 800, "showlegend": false, "title": {"text": "Proportion of Reads in Each Frame for 9 nt Window - Transcript ENST00000369535"}, "width": 1200, "xaxis": {"anchor": "y", "domain": [0, 0.1184]}, "xaxis10": {"anchor": "y10", "domain": [0.2939, 0.4122]}, "xaxis11": {"anchor": "y11", "domain": [0.4408, 0.5592]}, "xaxis12": {"anchor": "y12", "domain": [0.5878, 0.7061]}, "xaxis13": {"anchor": "y13", "domain": [0.7347, 0.8531]}, "xaxis14": {"anchor": "y14", "domain": [0.8816, 1.0]}, "xaxis15": {"anchor": "y15", "domain": [0, 0.1184]}, "xaxis16": {"anchor": "y16", "domain": [0.1469, 0.2653]}, "xaxis17": {"anchor": "y17", "domain": [0.2939, 0.4122]}, "xaxis18": {"anchor": "y18", "domain": [0.4408, 0.5592]}, "xaxis19": {"anchor": "y19", "domain": [0.5878, 0.7061]}, "xaxis2": {"anchor": "y2", "domain": [0.1469, 0.2653]}, "xaxis20": {"anchor": "y20", "domain": [0.7347, 0.8531]}, "xaxis21": {"anchor": "y21", "domain": [0.8816, 1.0]}, "xaxis22": {"anchor": "y22", "domain": [0, 0.1184]}, "xaxis23": {"anchor": "y23", "domain": [0.1469, 0.2653]}, "xaxis24": {"anchor": "y24", "domain": [0.2939, 0.4122]}, "xaxis25": {"anchor": "y25", "domain": [0.4408, 0.5592]}, "xaxis26": {"anchor": "y26", "domain": [0.5878, 0.7061]}, "xaxis27": {"anchor": "y27", "domain": [0.7347, 0.8531]}, "xaxis28": {"anchor": "y28", "domain": [0.8816, 1.0]}, "xaxis29": {"anchor": "y29", "domain": [0, 0.1184]}, "xaxis3": {"anchor": "y3", "domain": [0.2939, 0.4122]}, "xaxis30": {"anchor": "y30", "domain": [0.1469, 0.2653]}, "xaxis31": {"anchor": "y31", "domain": [0.2939, 0.4122]}, "xaxis32": {"anchor": "y32", "domain": [0.4408, 0.5592]}, "xaxis33": {"anchor": "y33", "domain": [0.5878, 0.7061]}, "xaxis34": {"anchor": "y34", "domain": [0.7347, 0.8531]}, "xaxis35": {"anchor": "y35", "domain": [0.8816, 1.0]}, "xaxis36": {"anchor": "y36", "domain": [0, 0.1184]}, "xaxis37": {"anchor": "y37", "domain": [0.1469, 0.2653]}, "xaxis38": {"anchor": "y38", "domain": [0.2939, 0.4122]}, "xaxis39": {"anchor": "y39", "domain": [0.4408, 0.5592]}, "xaxis4": {"anchor": "y4", "domain": [0.4408, 0.5592]}, "xaxis40": {"anchor": "y40", "domain": [0.5878, 0.7061]}, "xaxis41": {"anchor": "y41", "domain": [0.7347, 0.8531]}, "xaxis42": {"anchor": "y42", "domain": [0.8816, 1.0]}, "xaxis43": {"anchor": "y43", "domain": [0, 0.1184]}, "xaxis44": {"anchor": "y44", "domain": [0.1469, 0.2653]}, "xaxis45": {"anchor": "y45", "domain": [0.2939, 0.4122]}, "xaxis46": {"anchor": "y46", "domain": [0.4408, 0.5592]}, "xaxis47": {"anchor": "y47", "domain": [0.5878, 0.7061]}, "xaxis48": {"anchor": "y48", "domain": [0.7347, 0.8531]}, "xaxis49": {"anchor": "y49", "domain": [0.8816, 1.0]}, "xaxis5": {"anchor": "y5", "domain": [0.5878, 0.7061]}, "xaxis6": {"anchor": "y6", "domain": [0.7347, 0.8531]}, "xaxis7": {"anchor": "y7", "domain": [0.8816, 1.0]}, "xaxis8": {"anchor": "y8", "domain": [0, 0.1184]}, "xaxis9": {"anchor": "y9", "domain": [0.1469, 0.2653]}, "yaxis": {"anchor": "x", "domain": [0.9184, 1.0]}, "yaxis10": {"anchor": "x10", "domain": [0.7653, 0.8469]}, "yaxis11": {"anchor": "x11", "domain": [0.7653, 0.8469]}, "yaxis12": {"anchor": "x12", "domain": [0.7653, 0.8469]}, "yaxis13": {"anchor": "x13", "domain": [0.7653, 0.8469]}, "yaxis14": {"anchor": "x14", "domain": [0.7653, 0.8469]}, "yaxis15": {"anchor": "x15", "domain": [0.6122, 0.6939]}, "yaxis16": {"anchor": "x16", "domain": [0.6122, 0.6939]}, "yaxis17": {"anchor": "x17", "domain": [0.6122, 0.6939]}, "yaxis18": {"anchor": "x18", "domain": [0.6122, 0.6939]}, "yaxis19": {"anchor": "x19", "domain": [0.6122, 0.6939]}, "yaxis2": {"anchor": "x2", "domain": [0.9184, 1.0]}, "yaxis20": {"anchor": "x20", "domain": [0.6122, 0.6939]}, "yaxis21": {"anchor": "x21", "domain": [0.6122, 0.6939]}, "yaxis22": {"anchor": "x22", "domain": [0.4592, 0.5408]}, "yaxis23": {"anchor": "x23", "domain": [0.4592, 0.5408]}, "yaxis24": {"anchor": "x24", "domain": [0.4592, 0.5408]}, "yaxis25": {"anchor": "x25", "domain": [0.4592, 0.5408]}, "yaxis26": {"anchor": "x26", "domain": [0.4592, 0.5408]}, "yaxis27": {"anchor": "x27", "domain": [0.4592, 0.5408]}, "yaxis28": {"anchor": "x28", "domain": [0.4592, 0.5408]}, "yaxis29": {"anchor": "x29", "domain": [0.3061, 0.3878]}, "yaxis3": {"anchor": "x3", "domain": [0.9184, 1.0]}, "yaxis30": {"anchor": "x30", "domain": [0.3061, 0.3878]}, "yaxis31": {"anchor": "x31", "domain": [0.3061, 0.3878]}, "yaxis32": {"anchor": "x32", "domain": [0.3061, 0.3878]}, "yaxis33": {"anchor": "x33", "domain": [0.3061, 0.3878]}, "yaxis34": {"anchor": "x34", "domain": [0.3061, 0.3878]}, "yaxis35": {"anchor": "x35", "domain": [0.3061, 0.3878]}, "yaxis36": {"anchor": "x36", "domain": [0.1531, 0.2347]}, "yaxis37": {"anchor": "x37", "domain": [0.1531, 0.2347]}, "yaxis38": {"anchor": "x38", "domain": [0.1531, 0.2347]}, "yaxis39": {"anchor": "x39", "domain": [0.1531, 0.2347]}, "yaxis4": {"anchor": "x4", "domain": [0.9184, 1.0]}, "yaxis40": {"anchor": "x40", "domain": [0.1531, 0.2347]}, "yaxis41": {"anchor": "x41", "domain": [0.1531, 0.2347]}, "yaxis42": {"anchor": "x42", "domain": [0.1531, 0.2347]}, "yaxis43": {"anchor": "x43", "domain": [0, 0.08163]}, "yaxis44": {"anchor": "x44", "domain": [0, 0.08163]}, "yaxis45": {"anchor": "x45", "domain": [0, 0.08163]}, "yaxis46": {"anchor": "x46", "domain": [0, 0.08163]}, "yaxis47": {"anchor": "x47", "domain": [0, 0.08163]}, "yaxis48": {"anchor": "x48", "domain": [0, 0.08163]}, "yaxis49": {"anchor": "x49", "domain": [0, 0.08163]}, "yaxis5": {"anchor": "x5", "domain": [0.9184, 1.0]}, "yaxis6": {"anchor": "x6", "domain": [0.9184, 1.0]}, "yaxis7": {"anchor": "x7", "domain": [0.9184, 1.0]}, "yaxis8": {"anchor": "x8", "domain": [0.7653, 0.8469]}, "yaxis9": {"anchor": "x9", "domain": [0.7653, 0.8469]}}}

### Figure 2 — Plotly figure (JSON) as saved in the notebook; plotly's stock layout.template omitted (floating-point values rounded to 4 significant figures; data arrays with more than 128 entries replaced by an {"elided": "..."} marker saying what was removed)
{"data": [{"name": "frame1", "type": "bar", "x": {"elided": "1479 int values"}, "y": {"elided": "1479 int values"}}, {"name": "frame2", "type": "bar", "x": {"elided": "1479 int values"}, "y": {"elided": "1479 int values"}}, {"name": "frame3", "type": "bar", "x": {"elided": "1479 int values"}, "y": {"elided": "1479 int values"}}], "layout": {"title": {"text": "Ribosome Profile of ENST00000369535"}, "xaxis": {"title": {"text": "a_site"}}, "yaxis": {"title": {"text": "count"}}}}
